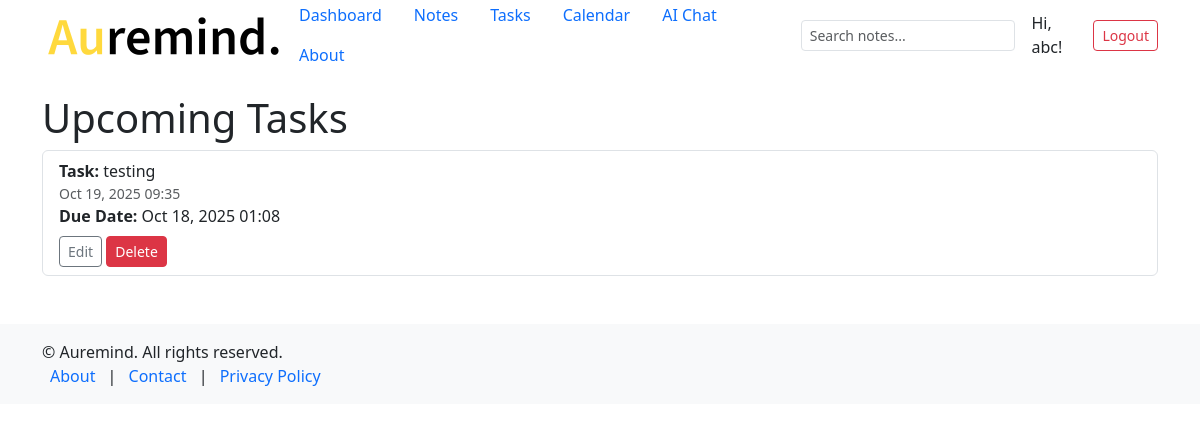
The app's page /task/ (signed in), older data.
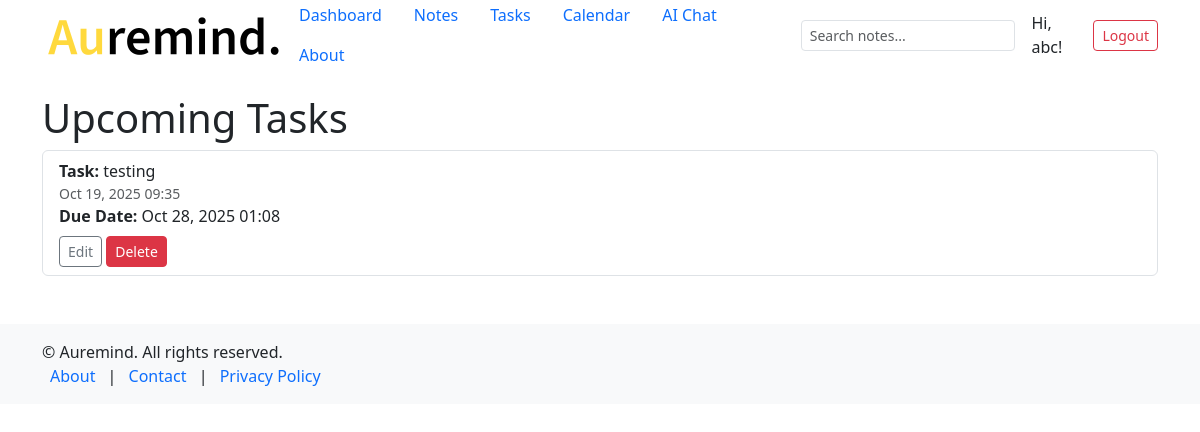
The same page, newer data.
### notes/models.py (models this page shows, shortened)
class Task(models.Model):
    user = models.ForeignKey(User, on_delete=models.CASCADE)
    title = models.CharField(max_length=200)
    due_date = models.DateTimeField()
    created_at = models.DateTimeField(auto_now_add=True)

### notes/views.py (the view)
# urls.py: path('task/', views.task, name='task'),
@login_required
def task(request):
    tasks = Task.objects.filter(user=request.user).order_by('due_date')
    context = {
        'tasks': tasks,
    }
    return render(request, 'task/task.html', context)

### notes/templates/task/task.html (shortened to what this page needs)
{% extends "notes/base.html" %}
{% block content %}
<h1>Upcoming Tasks</h1>
{% if tasks %}
  <ul class="list-group">
    {% for task_item in tasks %}
      <li class="list-group-item">
        <strong>Task:</strong> {{ task_item.title }}<br>
        <div class="small text-muted">{{ task_item.created_at|date:"M d, Y H:i" }}</div>
        <strong>Due Date:</strong> {{ task_item.due_date|date:"M d, Y H:i" }}
        <div class="mt-2">
          <a class="btn btn-sm btn-outline-secondary" href="{% url 'notes:task_edit' pk=task_item.pk %}">Edit</a>
          <a class="btn btn-sm btn-danger" href="{% url 'notes:task_delete' pk=task_item.pk %}">Delete</a>
        </div>
      </li>
    {% endfor %}
  </ul>
{% else %}
  <p>No tasks with deadlines found!</p>
{% endif %}
{% endblock %}

Row changes from the older to the newer data that the page shows:
changed Task "testing": due_date "Oct 18, 2025 01:08" → "Oct 28, 2025 01:08"
